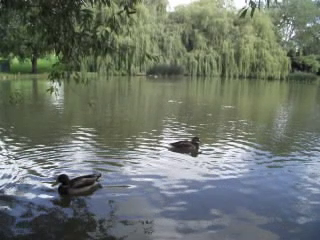
#> input picture frame 21 of Data set/01_original_enc20.avi, 320 x 240 px, given in place of 09_forged.avi, which was not available
$ python TestMotion.py   (older library calls are emulated)
#> lines starting #> are read from the running program, lines starting #| are printed output that depends on the picture
### Motion/ReadFile.py
from xlrd import open_workbook
from Motion import *

class Reader:

    # [25 lines left out: function readTrainingFeatures, not called in this run]

    def read_video( path: str) ->(list,int):

#> called with path = '09_forged.avi'
        frames=[]                               # list to store video frames
        cap = cv2.VideoCapture(path)            # read video using openCV
        fps = cap.get(cv2.CAP_PROP_FPS)         # calculate number of frames per second
        while True:
            # Capture frame-by-frame
            ret, frame = cap.read()             # read video frame sequentially
#> frame is the input picture: shape (240, 320, 3); mean B, G, R 107.5, 116.6, 108.4
            if ret:
                gray = cv2.cvtColor(frame, cv2.COLOR_BGR2GRAY)      # convert frame to gray scale
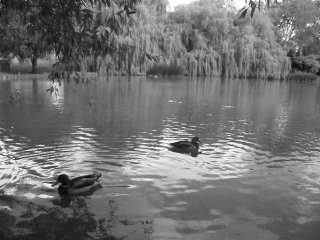
#> gray: shape (240, 320); min 1, max 255, mean 113.1
                gray = np.array(gray).astype(int)
                frames.append(gray)                                # add frame pixels to list
            else:
                break                        # break when all video frames are loaded
        #  release the capture
        cap.release()
        cv2.destroyAllWindows()
        return (frames, fps)

### Motion/Motion.py
import cv2
import numpy as np
from typing import List
from sklearn import svm
from numba import jit

from ReadFile import Reader
from SVMTesting import SVMClassifier


class Motion:
    def __init__(self):
        self.__frames: List[np.ndarray] = []
        self.__base_frame: np.ndarray = None
        self.__svm_classifier: svm.SVC = None
        self.__features = []
        self.__fps = 0.0
        ###########################
        self.__Rh = None
        self.__Rv = None
        self.__Rd = None
        self.__Rm = None
        self.__Mh = np.zeros((9, 9))
        self.__Mv = np.zeros((9, 9))
        self.__Md = np.zeros((9, 9))
        self.__Mm = np.zeros((9, 9))
        self.__Rhcounti = None
        self.__Rvcounti = None
        self.__Rdcounti = None
        self.__Rmcounti = None
        self.__Rhcountdimension = None
        self.__Rvcountdimension = None
        self.__Rdcountdimension = None
        self.__Rmcountdimension = None

    # [102 lines left out: functions __clip, countValue, calcTransitionProbability, __calcFeatures, __computeDirectiones, markov_features and 1 more, not called in this run]

    def computeFrameFeatures(self, path):
        self.__frames, self.__fps = Reader.read_video(path)  # get video frames and frame rate
        self.__base_frame = self.calcBaseFrame(self.__frames)  # get base frame
        i = 0
        for frame in self.__frames:
            self.__features.append(self.markov_features(frame))  # calculate Markove features for each frame
            print(i)
            i = i + 1

    # [19 lines left out: function getFakeTime, not called in this run]

### Motion/TestMotion.py
from numba import jit
from numpy import arange

from Motion import *

m=Motion()
m.computeFrameFeatures('09_forged.avi')
seconds=m.get_fake_time3()
print(seconds)

$ run again, starting later in the video
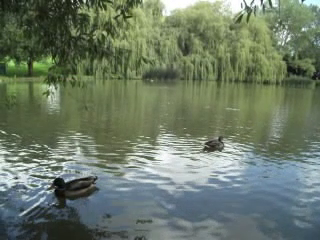
#> input picture frame 94 of Data set/01_original_enc20.avi, 320 x 240 px, given in place of 09_forged.avi, which was not available
#> in read_video, frame is the input picture: shape (240, 320, 3); mean B, G, R 102.8, 121.7, 108
#> in read_video, `gray = cv2.cvtColor(frame, cv2.COLOR_BGR2GRAY)`:
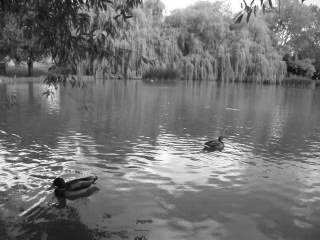
#> gray: shape (240, 320); min 2, max 255, mean 115.4

$ run again, starting later in the video
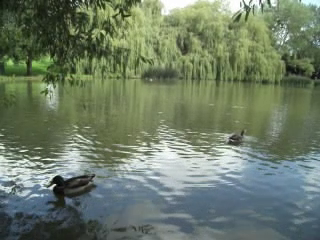
#> input picture frame 168 of Data set/01_original_enc20.avi, 320 x 240 px, given in place of 09_forged.avi, which was not available
#> in read_video, frame is the input picture: shape (240, 320, 3); mean B, G, R 103.2, 124, 109.8
#> in read_video, `gray = cv2.cvtColor(frame, cv2.COLOR_BGR2GRAY)`:
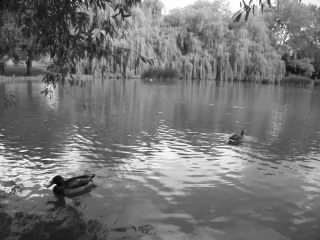
#> gray: shape (240, 320); min 1, max 255, mean 117.3
